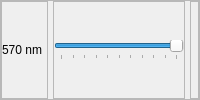
                        <widget class="QFrame" name="Chrolis10_frame">
                         <property name="frameShape">
                          <enum>QFrame::StyledPanel</enum>
                         </property>
                         <property name="frameShadow">
                          <enum>QFrame::Raised</enum>
                         </property>
                         <layout class="QHBoxLayout" name="aa_22">
                          <property name="spacing">
                           <number>5</number>
                          </property>
                          <property name="leftMargin">
                           <number>0</number>
                          </property>
                          <property name="topMargin">
                           <number>0</number>
                          </property>
                          <property name="rightMargin">
                           <number>0</number>
                          </property>
                          <property name="bottomMargin">
                           <number>0</number>
                          </property>
                          <item>
                           <widget class="QFrame" name="Chrolis10_Display_frame">
                            <property name="maximumSize">
                             <size>
                              <width>1265</width>
                              <height>16777215</height>
                             </size>
                            </property>
                            <property name="frameShape">
                             <enum>QFrame::StyledPanel</enum>
                            </property>
                            <property name="frameShadow">
                             <enum>QFrame::Raised</enum>
                            </property>
                            <layout class="QHBoxLayout" name="Chrolis10_toggleButton_layout">
                             <property name="spacing">
                              <number>0</number>
                             </property>
                             <property name="leftMargin">
                              <number>0</number>
                             </property>
                             <property name="topMargin">
                              <number>0</number>
                             </property>
                             <property name="rightMargin">
                              <number>5</number>
                             </property>
                             <property name="bottomMargin">
                              <number>0</number>
                             </property>
                             <item>
                              <widget class="QLabel" name="Chrolis10_Display_label">
                               <property name="text">
                                <string>570 nm</string>
                               </property>
                               <property name="alignment">
                                <set>Qt::AlignLeading|Qt::AlignLeft|Qt::AlignVCenter</set>
                               </property>
                              </widget>
                             </item>
                            </layout>
                           </widget>
                          </item>
                          <item>
                           <widget class="QFrame" name="Chrolis10_Slider_frame">
                            <property name="maximumSize">
                             <size>
                              <width>225</width>
                              <height>16777215</height>
                             </size>
                            </property>
                            <property name="frameShape">
                             <enum>QFrame::StyledPanel</enum>
                            </property>
                            <property name="frameShadow">
                             <enum>QFrame::Raised</enum>
                            </property>
                            <layout class="QHBoxLayout" name="horizontalLayout_73">
                             <property name="spacing">
                              <number>0</number>
                             </property>
                             <property name="leftMargin">
                              <number>0</number>
                             </property>
                             <property name="topMargin">
                              <number>0</number>
                             </property>
                             <property name="rightMargin">
                              <number>0</number>
                             </property>
                             <property name="bottomMargin">
                              <number>0</number>
                             </property>
                             <item>
                              <widget class="QSlider" name="Chrolis10_Slider">
                               <property name="maximum">
                                <number>100</number>
                               </property>
                               <property name="sliderPosition">
                                <number>100</number>
                               </property>
                               <property name="orientation">
                                <enum>Qt::Horizontal</enum>
                               </property>
                               <property name="tickPosition">
                                <enum>QSlider::TicksBelow</enum>
                               </property>
                               <property name="tickInterval">
                                <number>10</number>
                               </property>
                              </widget>
                             </item>
                            </layout>
                           </widget>
                          </item>
                          <item>
                           <widget class="QFrame" name="Chrolis10_Light_frame">
                            <property name="maximumSize">
                             <size>
                              <width>50</width>
                              <height>16777215</height>
                             </size>
                            </property>
                            <property name="frameShape">
                             <enum>QFrame::StyledPanel</enum>
                            </property>
                            <property name="frameShadow">
                             <enum>QFrame::Raised</enum>
                            </property>
                            <layout class="QHBoxLayout" name="horizontalLayout_74">
                             <property name="spacing">
                              <number>0</number>
                             </property>
                             <property name="leftMargin">
                              <number>0</number>
                             </property>
                             <property name="topMargin">
                              <number>0</number>
                             </property>
                             <property name="rightMargin">
                              <number>0</number>
                             </property>
                             <property name="bottomMargin">
                              <number>0</number>
                             </property>
                             <item>
                              <widget class="QLabel" name="Chrolis10_Value">
                               <property name="text">
                                <string/>
                               </property>
                               <property name="alignment">
                                <set>Qt::AlignCenter</set>
                               </property>
                              </widget>
                             </item>
                            </layout>
                           </widget>
                          </item>
                         </layout>
                        </widget>
